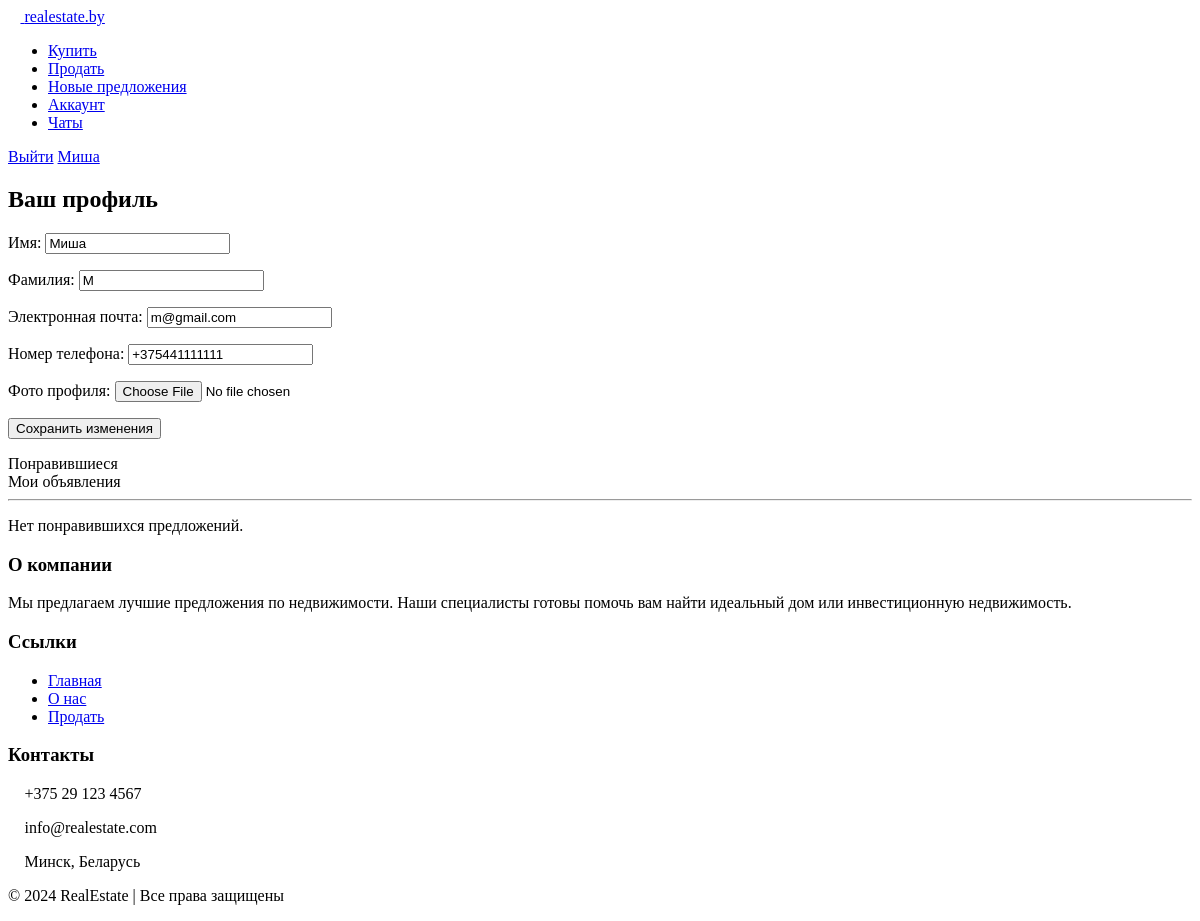
The page /user/profile/ (signed in) on the database its author committed.
### polls/models.py (models this page shows, shortened)
class CustomUser(AbstractBaseUser, PermissionsMixin):
    first_name = models.CharField(max_length=255)
    last_name = models.CharField(max_length=255)
    phone_number = models.CharField(
        max_length=15,
        validators=[RegexValidator(regex=r'^\+375(?:29|33|44|25|17)\d{7}$', message='Enter a valid phone number.')]
    )
    email = models.EmailField(unique=True)
    avatar = models.ImageField(upload_to='avatars/', blank=True, null=True)
    user_id = models.CharField(max_length=50, unique=True, blank=True, null=True)
    rating = models.FloatField(blank=True, null=True)
    verified = models.BooleanField(default=False)
    services = models.TextField(blank=True, null=True)
    last_login = models.DateTimeField(null=True, blank=True)
    favorites = models.ManyToManyField('properties.Property', related_name='favorited_by', blank=True)
    is_active = models.BooleanField(default=True)
    is_staff = models.BooleanField(default=False)
    objects = CustomUserManager()
    USERNAME_FIELD = 'email'
    REQUIRED_FIELDS = ['first_name', 'last_name', 'phone_number']

### polls/views.py (the view)
# urls.py: path('profile/', profile_view, name='profile'),
@login_required
def profile_view(request):
    user = request.user
    form = UserProfileForm(instance=user)
    if request.method == 'POST':
        form = UserProfileForm(request.POST, request.FILES, instance=user)
        if form.is_valid():
            form.save()
            return redirect('profile')
    favorite_properties = user.favorites.all()
    user_properties = Property.objects.filter(owner=user)
    return render(request, 'polls/profile.html', {
        'form': form,
        'favorite_properties': favorite_properties,
        'user_properties': user_properties
    })

### polls/forms.py
class UserProfileForm(forms.ModelForm):
    class Meta:
        model = CustomUser
        fields = ['first_name', 'last_name', 'email', 'phone_number', 'avatar']
        labels = {
            'first_name': 'Имя',
            'last_name': 'Фамилия',
            'phone_number': 'Номер телефона',
            'email': 'Электронная почта',
            'avatar': 'Фото профиля'
        }
    def __init__(self, *args, **kwargs):
        super(UserProfileForm, self).__init__(*args, **kwargs)
        self.fields['first_name'].widget.attrs.update({'class': 'form-control'})
        self.fields['last_name'].widget.attrs.update({'class': 'form-control'})
        self.fields['email'].widget.attrs.update({'class': 'form-control'})
        self.fields['phone_number'].widget.attrs.update({'class': 'form-control'})
        self.fields['avatar'].widget.attrs.update({'class': 'form-control-file'})

### polls/templates/polls/profile.html (shortened to what this page needs)
{% load static %}
{% load django_bootstrap5 %}
<html lang="ru">
<head>
    <link rel="stylesheet" href="{% static 'polls/fontawesome/css/all.min.css' %}">
    <link rel="stylesheet" href="{% static 'polls/scss/user_profile.scss' %}">
</head>
<body>
    {% include 'properties/elements/header.html' %}
    <div class="container">
        <h2>Ваш профиль</h2>
        <form method="POST">
            {{ form.as_p }}
            <button type="submit" class="btn btn-primary">Сохранить изменения</button>
        </form>
        <div class="tabs">
            <div id="favorites-tab" class="tab active-tab" onclick="showSection('favorites')">
                Понравившиеся
            </div>
            <div id="my-ads-tab" class="tab" onclick="showSection('my-ads')">
                Мои объявления
            </div>
        </div>
        <hr>
        <div id="favorites-section" class="tab-content active">
            <div class="property-list">
                {% for property in favorite_properties %}
                <div class="property-card" data-property-id="{{ property.id }}">
                    <a href="{% url 'property_detail' property.id %}" class="property-link">
                        <div class="property-image-container">
                            {% if property.images.all %}
                                <img src="{{ property.images.first.image.url }}" alt="Property Image" class="property-image">
                            {% else %}
                                <img src="{% static 'properties/images/default.jpg' %}" alt="No Image Available" class="property-image">
                            {% endif %}
                        </div>
                    </a>
                    <div class="favorite-btn-wrapper">
                            <i class="delete-favorite-btn fa-solid fa-heart-crack" onclick="confirmDeleteFavorite({{ property.id }})"></i>
                    </div>
                    <a href="{% url 'property_detail' property.id %}" class="property-link">
                        <h4 class="title">{{ property.title }}</h4>
                        <p><strong>Цена:</strong> ${{ property.price }}</p>
                        <p><strong>Адрес:</strong> {{ property.location }}</p>
                        <p><strong>Площадь:</strong> {{ property.size }} м²</p>
                        <p>{{ property.description|truncatewords:20 }}</p>
                    </a>
                </div>
                {% empty %}
                    <p>Нет понравившихся предложений.</p>
                {% endfor %}
            </div>
        </div>
    </div>
    <footer>
        {% include 'properties/elements/footer.html' %}
    </footer>
</body>
</html>

### properties/templates/properties/elements/header.html (shortened to what this page needs)
{%load static%}
{% load django_bootstrap5 %}
<!DOCTYPE html>
<html lang="en">
<head>
    <link rel="stylesheet" href="{% static 'properties/fontawesome/css/all.min.css' %}">
    <link rel="stylesheet" href="{% static 'properties/scss/header.scss' %}">
</head>
<body>
    <header class="header">
        <div class="logo">
            <a href="{% url 'home_page' %}">
                <i class="fas fa-home"></i>
                <span>realestate.by</span>
            </a>
        </div>
        <nav class="nav">
            <ul>
                <li><a href="{% url 'home_page' %}">Купить</a></li>
                {% if user.is_authenticated %}
                    <li><a href="{% url 'add_property' %}">Продать</a></li>
                    <li><a href="{% url 'home_page'%}">Новые предложения</a></li>
                    <li><a href="{% url 'profile' %}">Аккаунт</a></li>
                    <li><a href="{% url 'chat_list' %}">Чаты</a></li>
                {% endif %}
            </ul>
        </nav>
        <div class="auth-buttons">
            {% if user.is_authenticated %}
                <a href="{% url 'logout' %}" class="log-out">Выйти</a>
                <a href="{% url 'profile' %}" class="join">{{ user.first_name|truncatechars:10 }}</a>
            {% else %}
                <a href="{% url 'login' %}" class="sign-in">Войти</a>
                <a href="{% url 'register' %}" class="join">Регистрация</a>
            {% endif %}
        </div>
    </header>
</body>
</html>

### rows shown on the page
CustomUser: first_name "Миша", last_name "М", email "m@gmail.com", phone_number "+375441111111"
